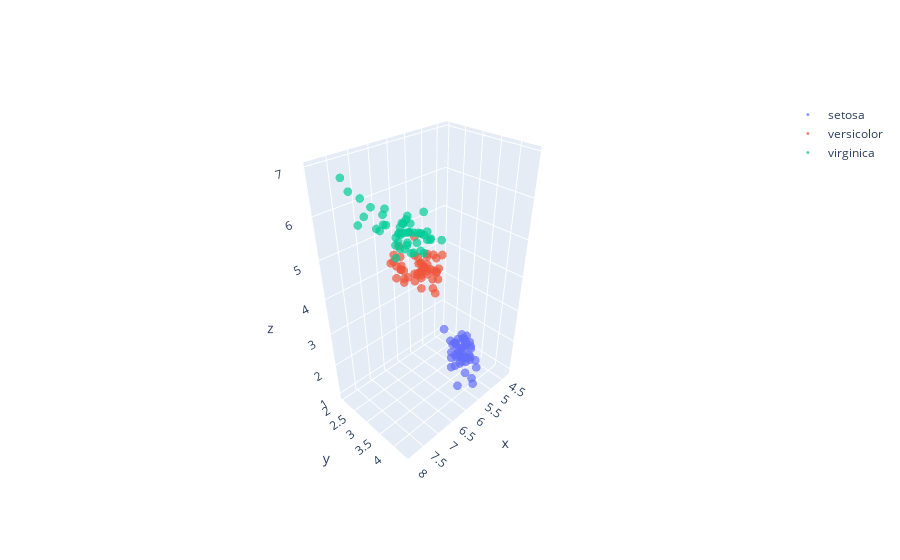

Source (notebook cell):
### Code cell
# Iris-setosa
trace_setosa = go.Scatter3d(
                        x = setosa.sepal_length,
                        y = setosa.sepal_width,
                        z = setosa.petal_length,
                        mode = 'markers',
                        opacity = 0.7,
                        name = "setosa",
                        marker = dict(size = 3)
)

# Iris-versicolor
trace_versicolor = go.Scatter3d(
                        x = versicolor.sepal_length,
                        y = versicolor.sepal_width,
                        z = versicolor.petal_length,
                        mode = 'markers',
                        opacity = 0.7,
                        name = "versicolor",
                        marker = dict(size = 3)
)

# Iris-virginica
trace_virginica = go.Scatter3d(
                        x = virginica.sepal_length,
                        y = virginica.sepal_width,
                        z = virginica.petal_length,
                        mode = 'markers',
                        opacity = 0.7,
                        name = "virginica",
                        marker = dict(size = 3)
)

list_3d = [trace_setosa, trace_versicolor, trace_virginica]

fig_3d = go.Figure(data = list_3d)
iplot(fig_3d)

### Figure 1 — Plotly figure (JSON) as saved in the notebook; plotly's stock layout.template omitted (floating-point values rounded to 4 significant figures)
{"data": [{"marker": {"size": 3}, "mode": "markers", "name": "setosa", "opacity": 0.7, "type": "scatter3d", "x": [5.1, 4.9, 4.7, 4.6, 5, 5.4, 4.6, 5, 4.4, 4.9, 5.4, 4.8, 4.8, 4.3, 5.8, 5.7, 5.4, 5.1, 5.7, 5.1, 5.4, 5.1, 4.6, 5.1, 4.8, 5, 5, 5.2, 5.2, 4.7, 4.8, 5.4, 5.2, 5.5, 4.9, 5, 5.5, 4.9, 4.4, 5.1, 5, 4.5, 4.4, 5, 5.1, 4.8, 5.1, 4.6, 5.3, 5], "y": [3.5, 3, 3.2, 3.1, 3.6, 3.9, 3.4, 3.4, 2.9, 3.1, 3.7, 3.4, 3, 3, 4, 4.4, 3.9, 3.5, 3.8, 3.8, 3.4, 3.7, 3.6, 3.3, 3.4, 3, 3.4, 3.5, 3.4, 3.2, 3.1, 3.4, 4.1, 4.2, 3.1, 3.2, 3.5, 3.6, 3, 3.4, 3.5, 2.3, 3.2, 3.5, 3.8, 3, 3.8, 3.2, 3.7, 3.3], "z": [1.4, 1.4, 1.3, 1.5, 1.4, 1.7, 1.4, 1.5, 1.4, 1.5, 1.5, 1.6, 1.4, 1.1, 1.2, 1.5, 1.3, 1.4, 1.7, 1.5, 1.7, 1.5, 1, 1.7, 1.9, 1.6, 1.6, 1.5, 1.4, 1.6, 1.6, 1.5, 1.5, 1.4, 1.5, 1.2, 1.3, 1.4, 1.3, 1.5, 1.3, 1.3, 1.3, 1.6, 1.9, 1.4, 1.6, 1.4, 1.5, 1.4]}, {"marker": {"size": 3}, "mode": "markers", "name": "versicolor", "opacity": 0.7, "type": "scatter3d", "x": [7, 6.4, 6.9, 5.5, 6.5, 5.7, 6.3, 4.9, 6.6, 5.2, 5, 5.9, 6, 6.1, 5.6, 6.7, 5.6, 5.8, 6.2, 5.6, 5.9, 6.1, 6.3, 6.1, 6.4, 6.6, 6.8, 6.7, 6, 5.7, 5.5, 5.5, 5.8, 6, 5.4, 6, 6.7, 6.3, 5.6, 5.5, 5.5, 6.1, 5.8, 5, 5.6, 5.7, 5.7, 6.2, 5.1, 5.7], "y": [3.2, 3.2, 3.1, 2.3, 2.8, 2.8, 3.3, 2.4, 2.9, 2.7, 2, 3, 2.2, 2.9, 2.9, 3.1, 3, 2.7, 2.2, 2.5, 3.2, 2.8, 2.5, 2.8, 2.9, 3, 2.8, 3, 2.9, 2.6, 2.4, 2.4, 2.7, 2.7, 3, 3.4, 3.1, 2.3, 3, 2.5, 2.6, 3, 2.6, 2.3, 2.7, 3, 2.9, 2.9, 2.5, 2.8], "z": [4.7, 4.5, 4.9, 4, 4.6, 4.5, 4.7, 3.3, 4.6, 3.9, 3.5, 4.2, 4, 4.7, 3.6, 4.4, 4.5, 4.1, 4.5, 3.9, 4.8, 4, 4.9, 4.7, 4.3, 4.4, 4.8, 5, 4.5, 3.5, 3.8, 3.7, 3.9, 5.1, 4.5, 4.5, 4.7, 4.4, 4.1, 4, 4.4, 4.6, 4, 3.3, 4.2, 4.2, 4.2, 4.3, 3, 4.1]}, {"marker": {"size": 3}, "mode": "markers", "name": "virginica", "opacity": 0.7, "type": "scatter3d", "x": [6.3, 5.8, 7.1, 6.3, 6.5, 7.6, 4.9, 7.3, 6.7, 7.2, 6.5, 6.4, 6.8, 5.7, 5.8, 6.4, 6.5, 7.7, 7.7, 6, 6.9, 5.6, 7.7, 6.3, 6.7, 7.2, 6.2, 6.1, 6.4, 7.2, 7.4, 7.9, 6.4, 6.3, 6.1, 7.7, 6.3, 6.4, 6, 6.9, 6.7, 6.9, 5.8, 6.8, 6.7, 6.7, 6.3, 6.5, 6.2, 5.9], "y": [3.3, 2.7, 3, 2.9, 3, 3, 2.5, 2.9, 2.5, 3.6, 3.2, 2.7, 3, 2.5, 2.8, 3.2, 3, 3.8, 2.6, 2.2, 3.2, 2.8, 2.8, 2.7, 3.3, 3.2, 2.8, 3, 2.8, 3, 2.8, 3.8, 2.8, 2.8, 2.6, 3, 3.4, 3.1, 3, 3.1, 3.1, 3.1, 2.7, 3.2, 3.3, 3, 2.5, 3, 3.4, 3], "z": [6, 5.1, 5.9, 5.6, 5.8, 6.6, 4.5, 6.3, 5.8, 6.1, 5.1, 5.3, 5.5, 5, 5.1, 5.3, 5.5, 6.7, 6.9, 5, 5.7, 4.9, 6.7, 4.9, 5.7, 6, 4.8, 4.9, 5.6, 5.8, 6.1, 6.4, 5.6, 5.1, 5.6, 6.1, 5.6, 5.5, 4.8, 5.4, 5.6, 5.1, 5.1, 5.9, 5.7, 5.2, 5, 5.2, 5.4, 5.1]}], "layout": {"autosize": true, "scene": {"aspectmode": "auto", "aspectratio": {"x": 0.9709, "y": 0.6473, "z": 1.591}, "camera": {"center": {"x": 0, "y": 0, "z": 0}, "eye": {"x": 1.533, "y": 1.533, "z": 1.533}, "projection": {"type": "perspective"}, "up": {"x": 0, "y": 0, "z": 1}}}}}
